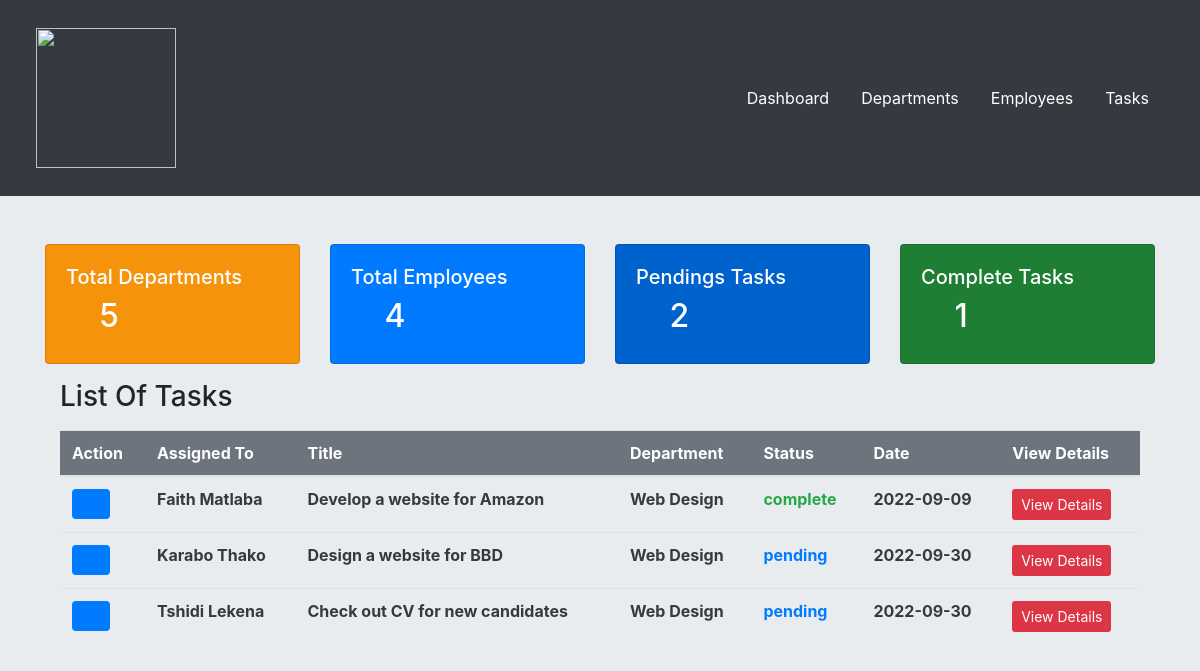
Page /dashboard.php on the committed database.
### tables this page shows
CREATE TABLE `tasks` (
  `taskId` int(11) NOT NULL,
  `taskTitle` varchar(255) NOT NULL,
  `taskDescription` varchar(255) NOT NULL,
  `taskDepartment` varchar(255) NOT NULL,
  `assignedUser` varchar(255) NOT NULL,
  `taskStatus` varchar(255) NOT NULL,
  `taskDate` varchar(255) NOT NULL,
  `assignedUserEmail` varchar(255) NOT NULL
);

### dashboard.php (the view, shortened to what this page needs)
<?php
	require("connection.php");
	$depTbl = "departments";
	$depSql = "SELECT * FROM $depTbl";
	$depQuery = mysqli_query($connection,$depSql);
	$numOfDep = mysqli_num_rows($depQuery);
	$employeeTbl = "employees";
	$empSql = "SELECT * FROM $employeeTbl";
	$empQuery = mysqli_query($connection,$empSql);
	$numOfEmployees = mysqli_num_rows($empQuery);
	$taskTbl = "tasks";
	$pendingTasksSql = "SELECT taskStatus FROM $taskTbl WHERE taskStatus='pending';";
	$pendingTasksQuery = mysqli_query($connection,$pendingTasksSql);
	$numOfPendingTasks = mysqli_num_rows($pendingTasksQuery);
	$taskTbl = "tasks";
	$completeTasksSql = "SELECT taskStatus FROM $taskTbl WHERE taskStatus='complete';";
	$completeTasksQuery = mysqli_query($connection,$completeTasksSql);
	$numOfCompleteTasks = mysqli_num_rows($completeTasksQuery);
?>
<html lang="en">
	<head>
		<link href="css/bootstrap.min.css" rel="stylesheet"/>
		<link href="css/all.min.css" rel="stylesheet"/>
		<link href="css/style.css" rel="stylesheet"/>
	</head>
	<body>
		<div class="nav-wrapper  bg-dark text-white">
			<div class="container nav-child-wrapper d-flex align-items-center">
				<div class="logo-wrapper text-center">
					<li class="nav-link">
						<a href="#">
							<img src="images/logo.png" height="180" class=" logo"/>
						</a>
					</li>
				</div>
				<div class="list-items-wrapper text-center container d-none d-sm-none d-md-flex justify-content-end">
					<li class="nav-link">
						<a href="dashboard.php" class="text-white">
							Dashboard
						</a>
					</li>
					<li class="nav-link">
						<a href="add_department.php" class="text-white">
							Departments
						</a>
					</li>
					<li class="nav-link">
						<a href="add_employee.php" class="text-white">
							Employees
						</a>
					</li>
					<li class="nav-link">
						<a href="add_task.php" class="text-white">
							Tasks
						</a>
					</li>
				</div>
			</div>
		</div>
		<div class="dashboard-wrapper">
			<div class="dashboard-child-wrapper container py-5">
				<div class="dashboard-content row">
					<div class="col-12 col-sm-12 col-md-3">
						<div class="card tot_department-card d-flex h-100">
							<div class="card-body">
								<h5 class="tot_department_caption text-white">Total Departments</h5>
								<h2 class="text-white dep_num_caption">
									<i class="fa-solid fa-users-gear"></i>
									<?php echo($numOfDep) ?>
								</h2>
							</div>
						</div>
					</div>
					<div class="col-12 col-sm-12 col-md-3">
						<div class="card tot_employees_card d-flex h-100 bg-primary">
							<div class="card-body">
								<h5 class="tot_employees_caption text-white">
									Total Employees
								</h5>
								<h2 class="text-white dep_num_caption">
									<i class="fa-solid fa-user-tie"></i>
									<?php echo($numOfEmployees) ?>
								</h2>
							</div>
						</div>
					</div>
					<div class="col-12 col-sm-12 col-md-3">
						<div class="card pending_task_card d-flex h-100">
							<div class="card-body">
								<h5 class="pending_task_caption text-white">Pendings Tasks</h5>
								<h2 class="text-white pending_tasks_caption">
									<i class="fa-solid fa-clipboard-list"></i>
									<?php echo($numOfPendingTasks) ?>
								</h2>
							</div>
						</div>
					</div>
					<div class="col-12 col-sm-12 col-md-3">
						<div class="card complete_tasks_card d-flex h-100">
							<div class="card-body">
								<h5 class="complete_task_caption text-white">Complete Tasks</h5>
								<h2 class="text-white complete_task_caption">
									<i class="fa-solid fa-list-check"></i>
									<?php echo($numOfCompleteTasks) ?>
								</h2>
							</div>
						</div>
					</div>
				</div>
				<div class="table-wrapper py-2 container-fluid" style="overflow-x:auto;">
					<h3 class="mt-2">List Of Tasks</h3>
					<table class="table mt-3" style="border-collapse:collapse">
						<thead class="bg-secondary">
							<tr>
								<th class="text-white" scope="col">Action</th>
								<th class="text-white"  scope="col">Assigned To</th>
								<th class="text-white"  scope="col">Title</th>
								<th class="text-white"  scope="col">Department</th>
								<th class="text-white"  scope="col">Status</th>
								<th class="text-white"  scope="col">Date</th>
								<th class="text-white" scope="col">View Details</th>
							</tr>
						</thead>
						<tbody>
							<?php
								$sql = "SELECT * FROM $taskTbl";
								$results = mysqli_query($connection,$sql);
								if(mysqli_num_rows($results)>0){
									while($row = mysqli_fetch_assoc($results)){
										$taskTitle = $row['taskTitle'];
										$taskDepartment = $row['taskDepartment'];
										$assignedTo = $row['assignedUser'];
										$taskStatus = $row['taskStatus'];
										$taskDate = $row['taskDate'];
							?>
								<tr>
									<form action="<?php echo(htmlspecialchars($_SERVER['PHP_SELF'])) ?>" method="post">
										<td class="text-dark">
											<div class="d-flex">
												<form action="<?php echo(htmlspecialchars($_SERVER['PHP_SELF'])) ?>" method="post">
													<button type="submit"  name="editBtn" class="btn bg-primary text-white">
														<i class="fas fa-edit"></i>
													</button>
												</form>
											</div>
										</td>
										<div class="tableValues">
											<td class="text-dark font-weight-bold" id="">
												<?php echo($assignedTo) ?>
											</td>
											<td class="text-dark font-weight-bold" id="">
												<?php echo($taskTitle) ?>
											</td>
											<td class="text-dark font-weight-bold" id="">
												<?php echo($taskDepartment) ?>
											</td>
											<?php
												if($taskStatus=="complete"){
													$taskStatusColor = "text-success";
												}
												else{
													$taskStatusColor = "text-primary";
												}
											?>
											<td class="font-weight-bold <?php echo($taskStatusColor) ?>" id="">
												<?php echo($taskStatus) ?>
											</td>
											<td class="text-dark font-weight-bold" id="">
												<?php echo($taskDate) ?>
											</td>
											<td class="text-dark">
												<form action="<?php echo(htmlspecialchars($_SERVER['PHP_SELF'])) ?>" method="post">
													<input type="submit" class="btn btn-sm bg-danger text-white" value="View Details" name="detailedBtn" />
												</form>
											</td>
										</div>
									</form>
								</tr>
							<?php
									}
								}
							?>
						</tbody>
					</table>
				</div>
			</div>
		</div>
	</body>
</html>

### css/style.css (style rules this page uses)
* { margin:0; padding:0; list-style:none; text-decoration:none; }
body { background-color:#e9ecef; }
.nav-child-wrapper { max-width:1600px; padding:20px; }
.logo { height:140px; }
.tot_department-card { background-color:#f5930b !important; }
.tot_employees_card { background-color:#bd2130; }
.pending_task_card { background-color:#0062cc; }
.complete_tasks_card { background-color:#1e7e34; }

### rows in the picture
tasks: assignedUser "Faith Matlaba", taskTitle "Develop a website for Amazon", taskDepartment "Web Design", taskStatus "complete", taskDate "2022-09-09"
tasks: assignedUser "Karabo Thako", taskTitle "Design a website for BBD", taskDepartment "Web Design", taskStatus "pending", taskDate "2022-09-30"
tasks: assignedUser "Tshidi Lekena", taskTitle "Check out CV for new candidates", taskDepartment "Web Design", taskStatus "pending", taskDate "2022-09-30"

### other values in the picture
$numOfDep "5"
$numOfEmployees "4"
$numOfPendingTasks "2"
$numOfCompleteTasks "1"
